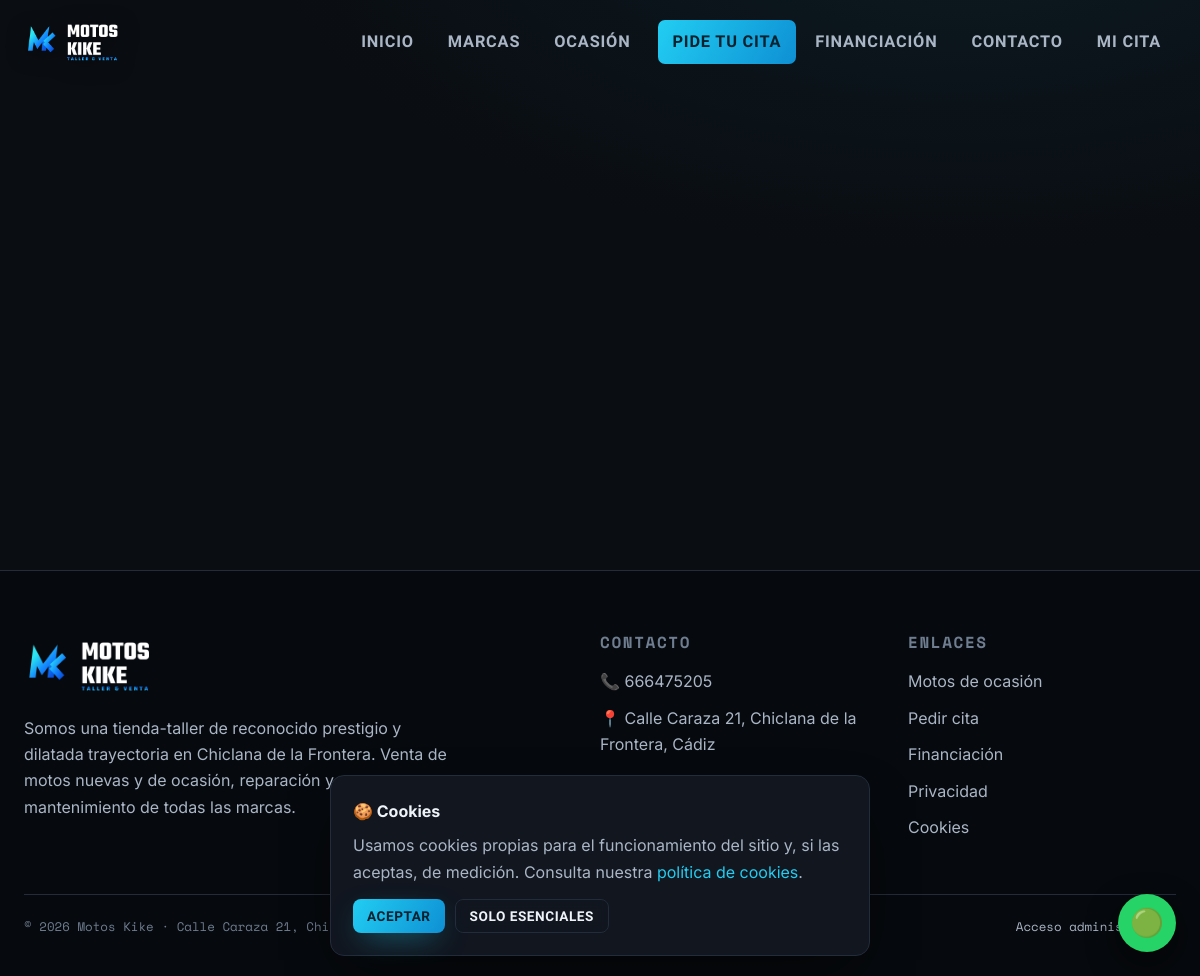
The page /marcas/1 on the database its author committed.
### models.py (models this page shows)
class Section(db.Model):
    slug = db.Column(db.String(40), primary_key=True)
    label = db.Column(db.String(80))
    visible = db.Column(db.Boolean, default=True)
    order = db.Column(db.Integer, default=0)

class Setting(db.Model):
    key = db.Column(db.String(80), primary_key=True)
    value = db.Column(db.Text, default="")

### app.py (the view)
@app.route("/marcas/<int:bid>")
def marca_modelos(bid):
    brand = Brand.query.get_or_404(bid)
    if not brand.visible:
        abort(404)
    models = _models_of(brand.name)
    return render_template("marca_modelos.html", brand=brand, models=models)

### app.py (called while the page is built)
def get_settings():
    s = dict(DEFAULT_SETTINGS)
    for row in Setting.query.all():
        s[row.key] = row.value
    return s

def visible_sections():
    return Section.query.filter_by(visible=True).order_by(Section.order).all()

@app.context_processor
def inject_globals():
    return {"S": get_settings(), "nav": visible_sections(),
            "section_visible": {s.slug for s in visible_sections()},
            "year": datetime.now().year}

def _models_of(brand_name):
    bn = (brand_name or "").strip().lower()
    return [m for m in NewModel.query.filter_by(visible=True).order_by(NewModel.order).all()
            if (m.brand or "").strip().lower() == bn]

### templates/marca_modelos.html (shortened to what this page needs)
{% extends "base.html" %}
{% block content %}
<section class="section">
  <div class="container">
  </div>
</section>
{% endblock %}

### templates/base.html (shortened to what this page needs)
<!doctype html>
<html lang="es">
<head>
<link rel="stylesheet" href="{{ url_for('static', filename='css/style.css') }}">
</head>
<body>
<header class="nav">
  <div class="container nav-inner">
    <a class="brand" href="/"><img src="{{ url_for('static', filename='img/logo.png') }}" alt="{{ S.shop_name }}"></a>
    <nav class="menu" id="menu">
      {% for s in nav %}
        {% if s.slug=='inicio' %}<a href="/">Inicio</a>
        {% elif s.slug=='cita' %}<a class="cta" href="/cita">{{ s.label }}</a>
        {% elif s.slug=='financiacion' %}<a href="/financiacion">{{ s.label }}</a>
        {% else %}<a href="/{{ s.slug }}">{{ s.label }}</a>{% endif %}
      {% endfor %}
      <a href="/mi-cita">Mi cita</a>
    </nav>
  </div>
</header>
<main>
  <div class="container" style="padding-top:14px">
  </div>
  {% block content %}{% endblock %}
</main>
<footer>
  <div class="container">
    <div class="foot-grid">
      <div>
        <img src="{{ url_for('static', filename='img/logo.png') }}" style="height:62px;margin-bottom:18px">
        <p class="desc">{{ S.about }}</p>
      </div>
      <div>
        <h4>Contacto</h4>
        <a href="tel:{{ S.phone }}">📞 {{ S.phone }}</a>
        <a href="{{ S.maps_url }}" target="_blank">📍 {{ S.address }}</a>
      </div>
      <div>
        <h4>Enlaces</h4>
        <a href="/ocasion">Motos de ocasión</a>
        <a href="/cita">Pedir cita</a>
        <a href="/financiacion">Financiación</a>
        <a href="/privacidad">Privacidad</a>
        <a href="/cookies">Cookies</a>
      </div>
    </div>
    <div class="copy">
      <span>© {{ year }} {{ S.shop_name }} · Calle Caraza 21, Chiclana de la Frontera (Cádiz)</span>
      <span><a href="/admin">Acceso administración</a></span>
    </div>
  </div>
</footer>
{% if S.whatsapp %}<a class="wa" href="https://wa.me/34{{ S.whatsapp }}" target="_blank" aria-label="WhatsApp">🟢</a>{% endif %}
{% if S.use_cookies=='1' %}
<div class="cookie" id="cookieBanner">
  <b>🍪 Cookies</b>
  <p class="muted" style="margin:8px 0 0">Usamos cookies propias para el funcionamiento del sitio y, si las aceptas, de medición. Consulta nuestra <a href="/cookies">política de cookies</a>.</p>
  <div class="row">
    <button class="btn primary sm" onclick="acceptCookies('all')">Aceptar</button>
    <button class="btn ghost sm" onclick="acceptCookies('essential')">Solo esenciales</button>
  </div>
</div>
{% endif %}
</body>
</html>

### static/css/style.css (style rules this page uses)
:root { --bg:#0a0d12; --bg-2:#0d1118; --panel:#11161f; --panel-2:#161d28; --line:#222c3a; --line-soft:#1a2230; --cyan:#22cdf2; --cyan-deep:#0e90d4; --cyan-ink:#0a3a4a; --flag:#ff4326; --gold:#f5c542; --ok:#2bd07a; --ink:#eef3f9; --ink-2:#aab6c6; --ink-3:#6f7d90; --title:#eef3f9; --r:10px; --r-lg:14px; --maxw:1200px; --shadow:0 24px 60px -20px rgba(0,0,0,.7); --display:'Saira Condensed',Impact,sans-serif; --body:'Inter',system-ui,sans-serif; --mono:'Space Mono','Courier New',monospace; }
* { box-sizing:border-box }
html { scroll-behavior:smooth }
body { margin:0;font-family:var(--body);color:var(--ink);background:var(--bg); line-height:1.65;-webkit-font-smoothing:antialiased;overflow-x:hidden; background-image: radial-gradient(1200px 600px at 80% -10%, rgba(34,205,242,.07), transparent 60%), linear-gradient(180deg,#0a0d12,#0a0d12); }
img { max-width:100%;display:block }
a { color:var(--cyan);text-decoration:none }
.container { max-width:var(--maxw);margin:0 auto;padding:0 24px }
h1,h2,h3,h4 { font-family:var(--display);font-weight:800;line-height:.98;color:var(--title); text-transform:uppercase;letter-spacing:.005em;margin:0 0 .35em }
p { margin:0 0 1rem }
.muted { color:var(--ink-2) }
.section { padding:clamp(64px,9vw,120px) 0;position:relative }
.btn { --c:var(--cyan);display:inline-flex;align-items:center;justify-content:center;gap:10px; font-family:var(--display);text-transform:uppercase;font-weight:700;letter-spacing:.06em; font-size:1.02rem;padding:14px 28px;border:0;cursor:pointer;border-radius:8px;transition:.22s ease; position:relative;text-decoration:none }
.btn.primary { background:linear-gradient(120deg,var(--cyan),var(--cyan-deep));color:#04222e; box-shadow:0 10px 30px -10px rgba(34,205,242,.6) }
.btn.ghost { background:transparent;color:var(--ink);border:1px solid var(--line);backdrop-filter:blur(6px) }
.btn.sm { padding:8px 14px;font-size:.85rem;letter-spacing:.04em }
header.nav { position:sticky;top:0;z-index:60;transition:.3s; background:transparent;border-bottom:1px solid transparent }
.nav-inner { display:flex;align-items:center;justify-content:space-between;height:84px;transition:.3s }
.brand { display:flex;align-items:center;gap:12px }
.brand img { height:46px;width:auto;transition:.3s;filter:drop-shadow(0 3px 10px rgba(0,0,0,.5)) }
.menu { display:flex;gap:4px;align-items:center }
.menu a { font-family:var(--display);text-transform:uppercase;font-weight:600;letter-spacing:.05em; color:var(--ink-2);padding:9px 15px;border-radius:7px;font-size:1.02rem;transition:.18s;position:relative }
.menu a:not(.cta)::after { content:"";position:absolute;left:15px;right:15px;bottom:4px;height:2px; background:var(--cyan);transform:scaleX(0);transform-origin:left;transition:.22s }
.menu a.cta { background:linear-gradient(120deg,var(--cyan),var(--cyan-deep));color:#04222e;margin-left:8px }
footer { background:#06090d;border-top:1px solid var(--line);padding:64px 0 28px }
.foot-grid { display:grid;grid-template-columns:2fr 1fr 1fr;gap:40px }
footer h4 { font-size:1rem;letter-spacing:.1em;color:var(--ink-3);margin-bottom:18px;font-family:var(--mono);font-weight:700 }
footer a { color:var(--ink-2);display:block;margin-bottom:10px;transition:.16s }
footer .desc { color:var(--ink-2);font-family:var(--body);max-width:42ch }
.copy { border-top:1px solid var(--line);margin-top:44px;padding-top:22px;color:var(--ink-3); font-family:var(--mono);font-size:.78rem;display:flex;justify-content:space-between;flex-wrap:wrap;gap:12px }
.wa { position:fixed;bottom:24px;right:24px;width:58px;height:58px;border-radius:50%;background:#25d366; display:flex;align-items:center;justify-content:center;z-index:70;box-shadow:0 12px 30px rgba(0,0,0,.5); font-size:1.7rem;transition:.2s }
.cookie { position:fixed;bottom:20px;left:20px;right:20px;max-width:540px;margin:0 auto;background:var(--panel); border:1px solid var(--line);border-radius:var(--r-lg);padding:22px;box-shadow:var(--shadow);z-index:90;display:none }
.cookie.show { display:block }
.cookie .row { display:flex;gap:10px;margin-top:14px }

### rows shown on the page
Section: shows "INICIO"
Section: label "MARCAS"
Section: label "OCASIÓN"
Section: label "PIDE TU CITA"
Section: label "FINANCIACIÓN"
Section: label "CONTACTO"
Setting: about "Somos una tienda-taller de reconocido prestigio y dilatada trayectoria en Chiclana de la Frontera. Venta de motos nuevas y de ocasión, reparación y mantenimiento de todas las marcas."
Setting: phone "666475205"
Setting: address "Calle Caraza 21, Chiclana de la Frontera, Cádiz"
Setting: shop_name "Motos Kike"
